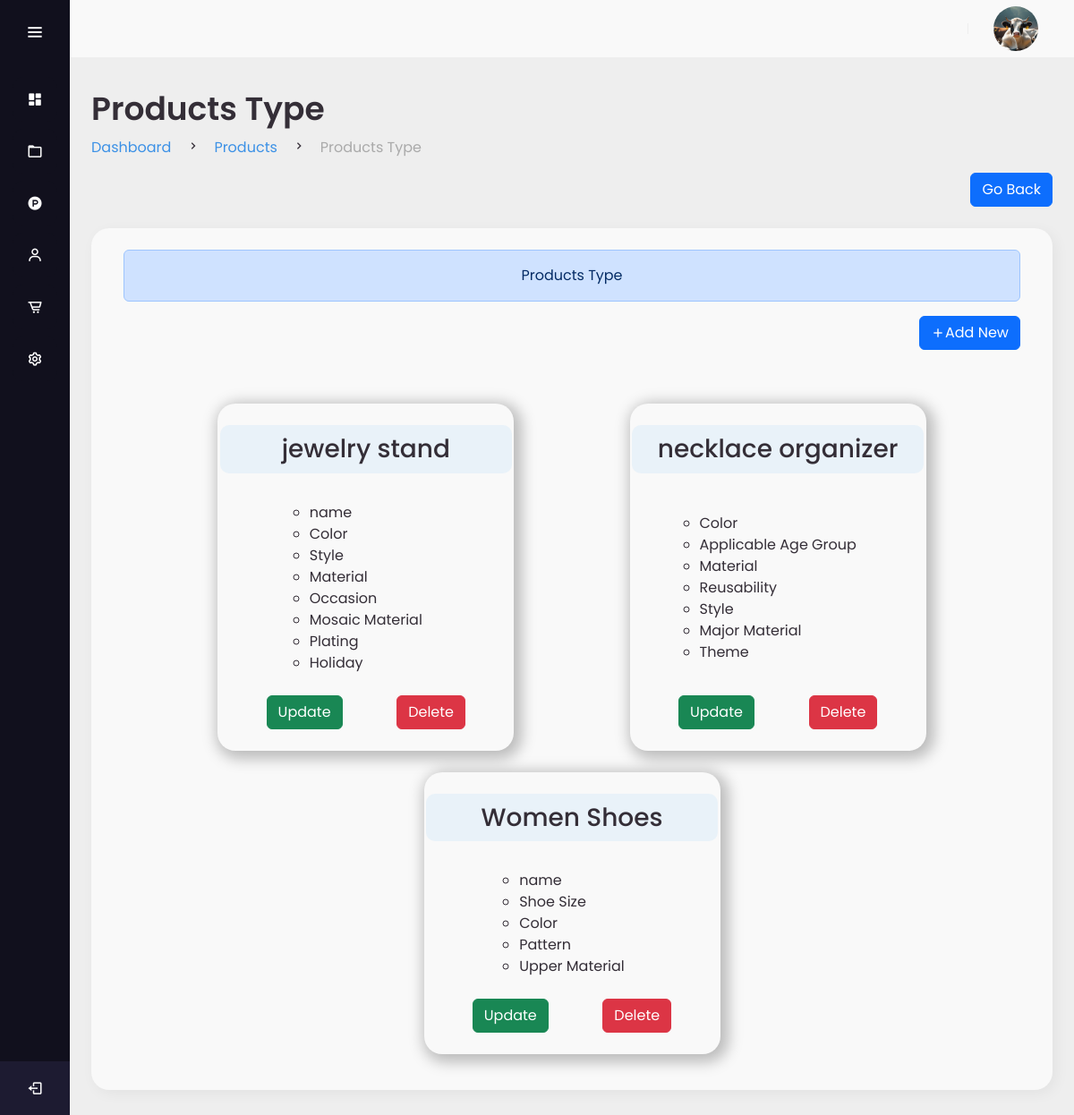
The page /admin/Products/productsType/index.php (signed in) on the database its author committed.
### tables this page shows
CREATE TABLE `productattributes` (
  `AttributeID` int(11) NOT NULL,
  `ProductTypeID` int(11) DEFAULT NULL,
  `AttributeName` varchar(100) NOT NULL,
  `DataType` enum('string','integer','decimal','boolean','date') NOT NULL
);

### admin/Products/productsType/index.php (the view, shortened to what this page needs)
<?php
include "../../../includes/connection.php";
$productTypeData = [];
$sql = "SELECT * FROM producttypes where IsDeleted = 0";
$result = $conn->query($sql);
if ($result) {
    while ($row = $result->fetch_assoc()) {
        $productTypeId = $row['ProductTypeID'];
        $productTypeData[$productTypeId] = [
            'TypeName' => $row['TypeName'],
            'inputs' => []
        ];
        $sqlAttributes = "SELECT * FROM productattributes WHERE ProductTypeID = $productTypeId";
        $resultAttributes = $conn->query($sqlAttributes);
        if ($resultAttributes) {
            while ($rowAttribute = $resultAttributes->fetch_assoc()) {
                $productTypeData[$productTypeId]['inputs'][] = $rowAttribute;
            }
        }
    }
}
?>
<!DOCTYPE html>
<html lang="en">
<head>
    <link href='https://unpkg.com/boxicons@2.1.4/css/boxicons.min.css' rel='stylesheet'>
    <link href="https://cdn.jsdelivr.net/npm/bootstrap@5.3.3/dist/css/bootstrap.min.css" rel="stylesheet"
>
    <link rel="stylesheet" href="../../assets/css/style.css" />
    <link rel="stylesheet" href="../../assets/css/nav_sidebar.css" />
</head>
<body>
    <?php include '../../includes/sidebar.php'; ?>
    <section class="content" id="content">
        <?php include '../../includes/navbar.php'; ?>
        <main>
            <div class="head-title">
                <div class="left">
                    <h1>Products Type</h1>
                    <ul class="dreadleft">
                        <li>
                            <a class="active" href="../../dashboard/">Dashboard</a>
                        </li>
                        <li><i class="bx bx-chevron-right"></i></li>
                        <li>
                            <a class="active" href="../">Products</a>
                        </li>
                        <li><i class="bx bx-chevron-right"></i></li>
                        <li>
                            <a href="#">Products Type</a>
                        </li>
                    </ul>
                </div>
            </div>
            <div style="display: flex;flex-direction: row;justify-content: flex-end;">
                <a href="../" class="btn btn-primary bt-sm" style="display: flex; align-items: center;">Go Back</a>
            </div>
            <div class="table-data">
                <div class="order">
                    <div class="container-fluid admin">
                        <div class="col-md-12 alert alert-primary" style="text-align: center;">Products Type</div>
                        <div style="display: flex;flex-direction: row;justify-content: flex-end;">
                            <a href="./add_product_type.php" class="btn btn-primary bt-sm"
                                style="display: flex; align-items: center;"><i class='bx bx-plus'></i>Add New</a>
                        </div>
                        <br>
                        <?php if (!empty($productTypeData)): ?>
                            <ul class="box-info"
                                style="display: flex; grid-gap: 24px; margin-top: 36px; flex-wrap: wrap;justify-content: space-evenly;">
                                <?php foreach ($productTypeData as $productTypeId => $productType): ?>
                                    <li class="li-item">
                                        <div class="left-elements"
                                            style="display: flex; grid-gap: 24px; width: 283px;height: 100%; flex-direction: column; align-items: center;justify-content: space-between;">
                                            <h3 class="productTypeStyle"><?php echo $productType['TypeName']; ?></h3>
                                            <span class="text">
                                                <?php if (!empty($productType['inputs'])): ?>
                                                    <ul class="type_attr">
                                                        <?php foreach ($productType['inputs'] as $index => $input): ?>
                                                            <li style=""><?php echo $input['AttributeName'] ?> </li>
                                                        <?php endforeach; ?>
                                                    </ul>
                                                <?php endif; ?>
                                            </span>
                                            <span style="width: 100%;display: flex;justify-content: space-around;">
                                                <a href="./update_product_type.php?id=<?php echo $productTypeId; ?>"
                                                    class="btn btn-success bt-sm">Update</a>
                                                <a href="javascript:void(0);"
                                                    onclick="openConfirmationModal(<?php echo $productTypeId; ?>, '<?php echo $productType['TypeName']; ?>');"
                                                    class="btn btn-danger bt-sm">Delete</a>
                                            </span>
                                        </div>
                                    </li>
                                <?php endforeach; ?>
                            </ul>
                        <?php endif; ?>
                    </div>
                </div>
            </div>
        </main>
    </section>
</body>
</html>

### admin/assets/css/style.css (style rules this page uses)
:root { --poppins: 'Poppins', sans-serif; --lato: 'Lato', sans-serif; --green: #81D43A; --light-green: #E3FFCB; --dark-blue: #0C5FCD; --light: #F9F9F9; --blue: #3C91E6; --light-blue: #CFE8FF; --grey: #eee; --dark-grey: #AAAAAA; --dark: #342E37; --red: #DB504A; --yellow: #FFCE26; --light-yellow: #FFF2C6; --orange: #FD7238; --light-orange: #FFE0D3; }
html { overflow-x: hidden; }
body { background: var(--grey); overflow-x: hidden; }
a { text-decoration: none; }
li { list-style: none; }
#content main { width: 100%; padding: 36px 24px; font-family: var(--poppins); max-height: calc(100vh - 56px); overflow-y: auto; }
#content main .head-title { display: flex; align-items: center; justify-content: space-between; grid-gap: 16px; flex-wrap: wrap; }
#content main .head-title .left h1 { font-size: 36px; font-weight: 600; margin-bottom: 10px; color: var(--dark); }
#content main .head-title .left .dreadleft { display: flex; align-items: center; grid-gap: 16px; }
#content main .head-title .left .dreadleft li { color: var(--dark); }
#content main .head-title .left .dreadleft li a { color: var(--dark-grey); pointer-events: none; }
#content main .head-title .left .dreadleft li a.active { color: var(--blue); pointer-events: unset; }
#content main .table-data { display: flex; flex-wrap: wrap; grid-gap: 24px; margin-top: 24px; width: 100%; color: var(--dark); }
#content main .table-data > div { border-radius: 20px; background: var(--light); padding: 24px; overflow-x: auto; }
#content main .table-data .order { flex-grow: 1; flex-basis: 500px; box-shadow: 4px 4px 16px rgba(0, 0, 0, .05); }

### admin/assets/css/nav_sidebar.css (style rules this page uses)
:root { --poppins: 'Poppins', sans-serif; --lato: 'Lato', sans-serif; --green: #81D43A; --light-green: #E3FFCB; --dark-blue: #0C5FCD; --light: #F9F9F9; --blue: #3C91E6; --light-blue: #CFE8FF; --grey: #eee; --dark-grey: #AAAAAA; --dark: #342E37; --red: #DB504A; --yellow: #FFCE26; --light-yellow: #FFF2C6; --orange: #FD7238; --light-orange: #FFE0D3; }
html { overflow-x: hidden; }
body { background: var(--grey); overflow-x: hidden; }
a { text-decoration: none; }
li { list-style: none; }
* { margin: 0; padding: 0; box-sizing: border-box; font-family: "Poppins" , sans-serif; }
.content { position: fixed; background: #eee; min-height: 100vh; top: 0; left: 78px; width: calc(100% - 78px); transition: all 0.5s ease; z-index: 2; }
#content main { width: 100%; padding: 36px 24px; font-family: var(--poppins); max-height: calc(100vh - 56px); overflow-y: auto; }
#content main .head-title { display: flex; align-items: center; justify-content: space-between; grid-gap: 16px; flex-wrap: wrap; }
#content main .head-title .left h1 { font-size: 36px; font-weight: 600; margin-bottom: 10px; color: var(--dark); }
#content main .head-title .left .dreadleft { display: flex; align-items: center; grid-gap: 16px; }
#content main .head-title .left .dreadleft li { color: var(--dark); }
#content main .head-title .left .dreadleft li a { color: var(--dark-grey); pointer-events: none; }
#content main .head-title .left .dreadleft li a.active { color: var(--blue); pointer-events: unset; }
#content main .box-info { display: grid; grid-template-columns: repeat(auto-fit, minmax(240px, 1fr)); grid-gap: 24px; margin-top: 36px; }
#content main .box-info .li-item { padding: 24px; background: var(--light); border-radius: 20px; display: flex; align-items: center; grid-gap: 24px; box-shadow: 4px 4px 16px rgba(0, 0, 0, .05); }

### admin/Products/productsType/index.php (style rules this page uses)
ul { padding-left: 0rem; }
#content main .box-info .li-item { box-shadow: 4px 4px 16px 5px rgb(0 0 0 / 25%); }
#content main .type_attr li { list-style: circle; }
.productTypeStyle { height: auto; width: 115%; padding: 10px; border-radius: 10px; display: flex; justify-content: center; align-items: center; text-align: center; background-color: #64b5f61c; }

### rows shown on the page
productattributes: AttributeName "name"
productattributes: AttributeName "Color"
productattributes: AttributeName "Style"
productattributes: AttributeName "Material"
productattributes: AttributeName "Occasion"
productattributes: AttributeName "Mosaic Material"
productattributes: AttributeName "Plating"
productattributes: AttributeName "Holiday"
productattributes: AttributeName "Color"
productattributes: AttributeName "Applicable Age Group"
productattributes: AttributeName "Material"
productattributes: AttributeName "Reusability"
productattributes: AttributeName "Style"
productattributes: AttributeName "Major Material"
productattributes: AttributeName "Theme"
productattributes: AttributeName "name"
productattributes: AttributeName "Shoe Size"
productattributes: AttributeName "Color"
productattributes: AttributeName "Pattern"
productattributes: AttributeName "Upper Material"

### other values the page prints
$productType['TypeName'] "jewelry stand"
$productType['TypeName'] "necklace organizer"
$productType['TypeName'] "Women Shoes"
